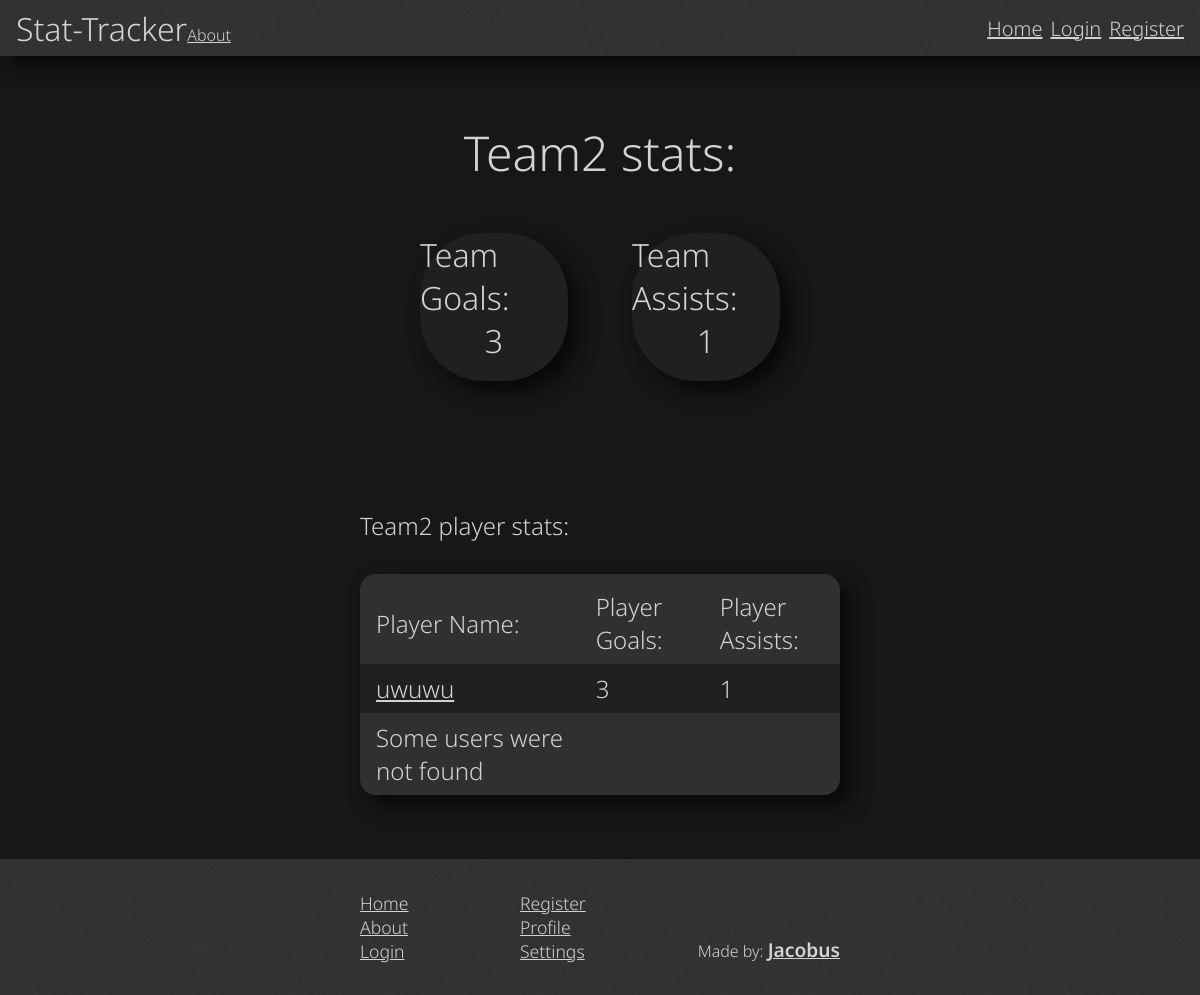
Page /pages/team.php?team=2 on the committed database.
### tables this page shows
CREATE TABLE `teams` (
  `id` int(11) NOT NULL,
  `name` varchar(255) NOT NULL,
  `players` longtext NOT NULL CHECK (json_valid(`players`)),
  `team_goals` int(11) NOT NULL DEFAULT 0,
  `team_assists` int(11) NOT NULL DEFAULT 0
);

CREATE TABLE `users` (
  `id` int(11) NOT NULL,
  `name` varchar(40) NOT NULL,
  `email` varchar(255) NOT NULL,
  `password` varchar(255) NOT NULL,
  `goals` int(32) NOT NULL DEFAULT 0,
  `assists` int(32) NOT NULL DEFAULT 0,
  `login_token` varchar(255) DEFAULT NULL,
  `admin` tinyint(1) NOT NULL DEFAULT 0
);

### php/team.php (called while the page is built, shortened)
<?php
class Team {
    private $conn;
    public function __construct($id) {
        $this->conn = $conn;
        $x = $this->setTeamData($id);
    }
    private function setTeamData($id){
        $stmt = $this->conn->prepare("SELECT * FROM teams WHERE id=?");
        $stmt->execute([$id]);
        $data = $stmt->fetchAll(PDO::FETCH_ASSOC);
        $this->name = $data[0]["name"];
        $this->players = json_decode($data[0]["players"]);
        $this->goals = $data[0]["team_goals"];
        $this->assists = $data[0]["team_assists"];
    }
    public function getPlayerName($id){
        $stmt = $this->conn->prepare("SELECT name FROM users WHERE id=?");
        $stmt->execute([$id]);
        if($stmt->rowCount() == 0){
            return 1;
        }
        $data = $stmt->fetchAll(PDO::FETCH_ASSOC);
        return $data[0]["name"];
    }
}
?>

### pages/team.php (the view, shortened to what this page needs)
<?php
    require_once "../php/team.php";
    if(isset($_GET["team"])){
        $team = new Team($_GET["team"]);
    }
?>
<!DOCTYPE html>
<html lang="en">
<head>
    <link rel="stylesheet" href="../styles/main.css">
    <link rel="stylesheet" href="../styles/stats.css">
    <link rel="stylesheet" href="../styles/profile.css">
    <link rel="stylesheet" href="../styles/teams.css">
</head>
<body>
    <?php require_once("header.php"); ?>
    <div class="center" style="min-height: unset; padding: 4rem 0;">
        <p><?php echo($team->name); ?> stats:</p>
        <div class="stat-wrapper">
            <div class="stat-card shadow">
                <p class="stat-card-counter-text">Team Goals:</p>
                <p class="stat-card-counter-number"><?php
                    echo $team->goals
                ?></p>
            </div>
            <div class="stat-card shadow">
                <p class="stat-card-counter-text">Team Assists:</p>
                <p class="stat-card-counter-number"><?php
                    echo $team->assists
                ?></p>
            </div>
        </div>
    </div>
    <div class="center" style="min-height: unset; padding: 4rem 0;">
        <div class="teams-title-wrapper">
            <p class="teams-title"><?php
                echo $team->name . " player stats:";
            ?></p>
            <table class="teams-wrapper shadow">
                <tr class="team-row">
                    <th>Player Name:</th>
                    <th>Player Goals:</th>
                    <th>Player Assists:</th>
                </tr>
                <?php
                    foreach($team->players as $playerId => $playerStats){
                        $playerName = $team->getPlayerName($playerId);
                        if($playerName != 1){
                            echo '<tr class="team-row"><td><a href="profile.php?user='.$playerId.'">'.$playerName.'</a></td>';
                            echo '<td>'.$playerStats->goals.'</td>';
                            echo '<td>'.$playerStats->assists.'</td>';
                        }else{
                            $error = true;
                        }
                    }
                    if(isset($error)){
                        echo '<tr class="team-row"><td>Some users were not found</td><td></td><td></td>';
                    }
                ?>
            </table>
        </div>
    </div>
    <?php require_once("footer.php"); ?>
</body>
</html>

### styles/main.css (style rules this page uses)
:root { --header-color: hsl(0, 0%, 20%); --text-color: hsl(0, 0%, 83%); --background-color: hsl(0, 0%, 9%); --accent-color-1: hsl(0, 0%, 13%); --accent-color-2: hsl(0, 0%, 19%); --font: 'Noto Sans', sans-serif; }
body, html { min-height: 100vh; padding: 0; margin: 0; color: var(--text-color); background-color: var(--background-color); font-family: var(--font); font-weight: 300; display: flex; flex-direction: column; }
body { padding-top: 3.5rem; }
p, a, h1, h2, h3, h4, h5, h6, ul { padding: 0; margin: 0; text-decoration: none; color: inherit; }
a { text-decoration: underline; }
* { box-sizing: border-box; }
.center { display: flex; flex-direction: column; align-items: center; justify-content: center; margin-bottom: 5rem; }
.shadow { box-shadow: 10px 10px 20px 0px rgba(0, 0, 0, 0.7); }

### styles/stats.css (style rules this page uses)
.stat-wrapper { width: 40%; height: fit-content; display: grid; grid-template-columns: repeat(2, 1fr); grid-template-rows: repeat(2, fit-content()); column-gap: 4rem; }
.stat-card { width: 100%; aspect-ratio: 1/1; background-color: var(--accent-color-1); border-radius: 4em; font-size: 1rem; display: grid; grid-template-rows: 1fr 1fr; }
.stat-card-counter-text, .stat-card-counter-number { justify-self: center; font-size: 3em; }
.stat-card-counter-text { align-self: flex-end; }
.stat-card-counter-number { align-self: flex-start; }

### styles/profile.css (style rules this page uses)
.center { min-height: calc(100vh - 3.5rem); padding: 0; margin: 0; }
.center > p { font-size: 3rem; margin-bottom: 3rem; }
.center > .stat-wrapper { width: 30%; }
.center > .stat-wrapper > .stat-card > p { font-size: 2rem; }

### styles/teams.css (style rules this page uses)
.teams-title-wrapper { width: 40%; height: fit-content; display: flex; flex-direction: column; align-items: center; justify-content: center; }
.teams-title-wrapper > .teams-title { width: 100%; font-size: 1.5rem; padding-bottom: 2rem; }
.teams-wrapper { width: 100%; border-collapse: collapse; }
.team-row:first-child > th { padding-top: 1rem; }
.team-row:nth-child(even) > td, .team-row:nth-child(even) > th { background-color: var(--accent-color-1); }
.team-row:nth-child(odd) > td, .team-row:nth-child(odd) > th { background-color: var(--accent-color-2); }
.team-row > th,.team-row > td { text-align: left; font-size: 1.5rem; font-weight: inherit; padding: .5rem 0 .5rem 1rem; }
.teams-wrapper { border-radius: 1rem; }
.teams-wrapper tr:first-child th:first-child { border-top-left-radius: 1rem; }
.teams-wrapper tr:first-child th:last-child { border-top-right-radius: 1rem; }
.teams-wrapper tr:last-child td:first-child { border-bottom-left-radius: 1rem; }
.teams-wrapper tr:last-child td:last-child { border-bottom-right-radius: 1rem; }

### rows in the picture
teams: name "Team2", team_goals "3", team_assists "1"
users: name "uwuwu"

### other values in the picture
$playerStats->goals "3"
$playerStats->assists "1"
